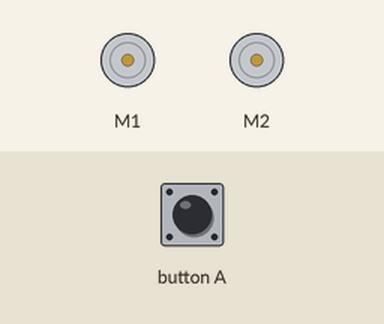
Simulated run of this program. Board: BBC micro:bit (MakeCode). On the bench: 2 × DC motor (green arrow = forward, orange = backward, longer = faster). The test bench sets the inputs (shaded band).

Above: at 1.2 s.
1.3 s: button A pressed for 0.15 s
At 2.0 s:
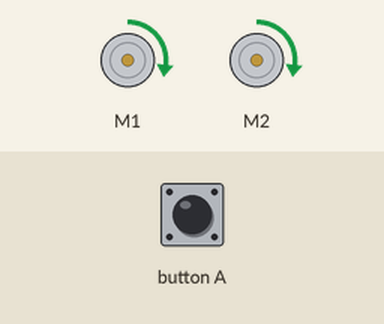
At 6.5 s:
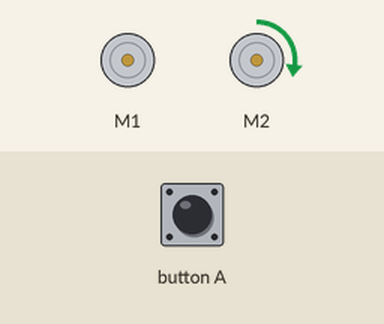
Timing chart, 0 to 13.1 s (numbered marks = the images above; inputs shaded):
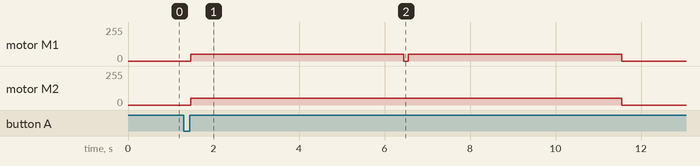

The program:

main.ts
```typescript
input.onButtonPressed(Button.A, function () {
    maqueen.motorRun(maqueen.Motors.All, maqueen.Dir.CW, 50)
    basic.pause(5000)
    maqueen.motorRun(maqueen.Motors.M2, maqueen.Dir.CW, 50)
    maqueen.motorRun(maqueen.Motors.M1, maqueen.Dir.CW, 0)
    basic.pause(100)
    maqueen.motorRun(maqueen.Motors.All, maqueen.Dir.CW, 50)
    maqueen.motorRun(maqueen.Motors.All, maqueen.Dir.CW, 50)
    basic.pause(5000)
    maqueen.motorStop(maqueen.Motors.All)
})
```

test.ts
```typescript
// aquí va el archivo "tests"; esto no se compilará cuando este paquete se utilice como una extensión.
```

Measured:
- after the input at 1.3 s, motor M1: alternates forward 50/255 for 5.0 s and stopped for 0.10 s, starting after 0.17 s; motor M2: stopped → forward 50/255 after 0.17 s, → stopped 10.1 s later
